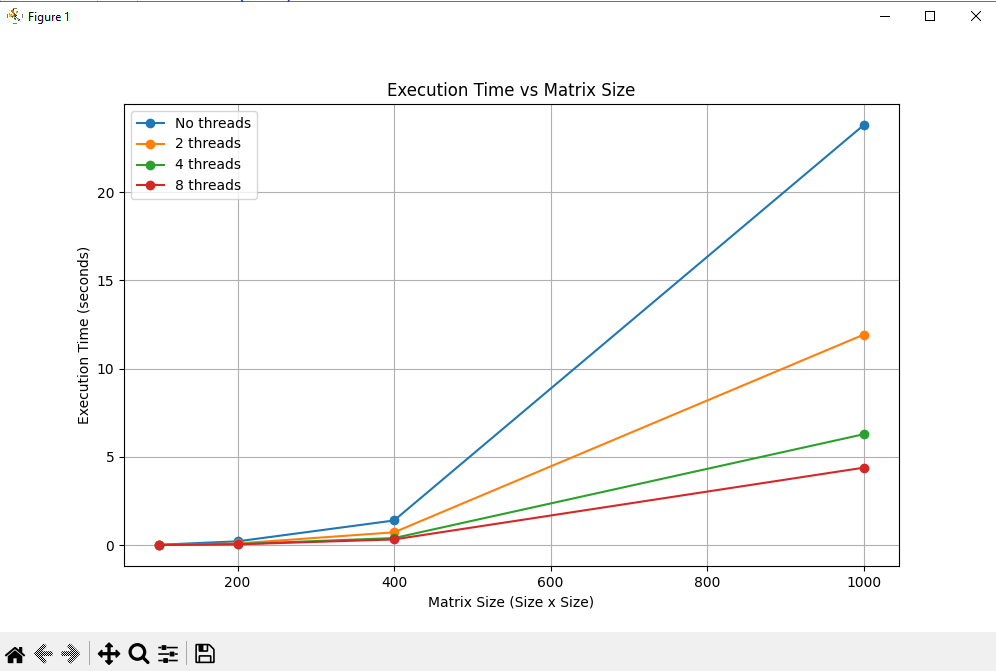

The script that drew this image:
import matplotlib.pyplot as plt

# Read data from file
sizes = []
times = {0: [], 2: [], 4: [], 8: []}  # Dictionary to store times for each thread count

with open("execution_times.txt", "r") as file:
    for line in file:
        size, num_threads, time = map(float, line.split())
        if int(num_threads) not in times:
            times[int(num_threads)] = []
        if int(size) not in sizes:
            sizes.append(int(size))
        times[int(num_threads)].append(time)

# Plot the graph
plt.figure(figsize=(10, 6))

# Plot for each thread count
for num_threads, time_list in times.items():
    label = "No threads" if num_threads == 0 else f"{num_threads} threads"
    plt.plot(sizes, time_list, label=label, marker='o')

# Set title and labels
plt.title("Execution Time vs Matrix Size")
plt.xlabel("Matrix Size (Size x Size)")
plt.ylabel("Execution Time (seconds)")
plt.legend()
plt.grid(True)

# Display the graph
plt.show()
